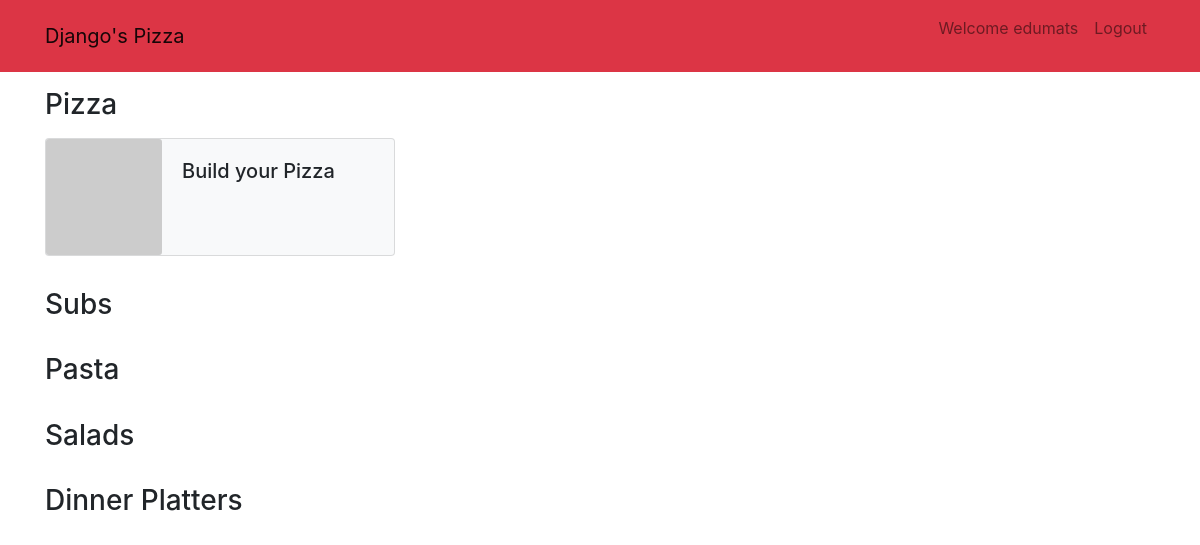
Page / (signed in) on the earlier database version.
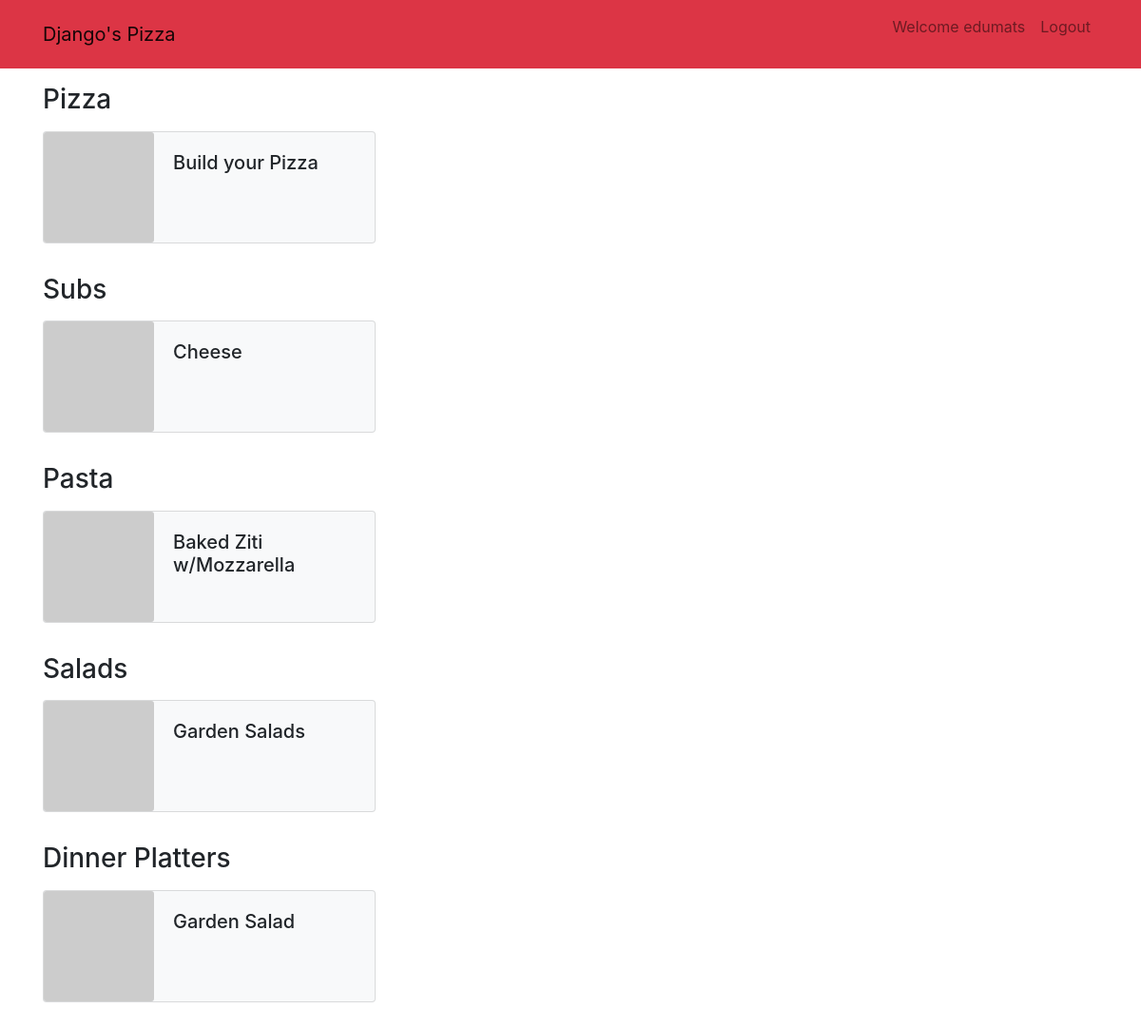
Same page on the later database version.
### orders/models.py (models this page shows, shortened)
class Product(models.Model):
    name = models.CharField(max_length=100, blank=True)
    price = models.DecimalField(max_digits=6, decimal_places=2)
    slug = models.SlugField(max_length=120)
    image = models.URLField(default='https://via.placeholder.com/150')
    description = models.CharField(max_length=500, blank=True)
    created = models.DateTimeField(auto_now_add=True)
    objects = InheritanceManager()
    _downcast = None
    def get_absolute(self):
        return f"/products/{self.slug}" # Remember to add a category before the slug for easier queries

class Sub(Product):
    SUB_SIZES = [
        ('S', 'Small'),
        ('L', 'Large')
    ]
    size = models.CharField(max_length=1, choices=SUB_SIZES, help_text="Choose the size")

class Product(models.Model):
    name = models.CharField(max_length=100, blank=True)
    price = models.DecimalField(max_digits=6, decimal_places=2)
    slug = models.SlugField(max_length=120)
    image = models.URLField(default='https://via.placeholder.com/150')
    description = models.CharField(max_length=500, blank=True)
    created = models.DateTimeField(auto_now_add=True)
    objects = InheritanceManager()
    _downcast = None
    def get_absolute(self):
        return f"/products/{self.slug}" # Remember to add a category before the slug for easier queries

class Pasta(Product):
    def __str__(self):
        return f"{self.name} - $ {self.price}"

class Salad(Product):
    def __str__(self):
        return f"{self.name} - $ {self.price}"

class Dinner(Product):
    DINNER_SIZES = [
        ('S', 'Small'),
        ('L', 'Large')
    ]
    size = models.CharField(max_length=1, choices=DINNER_SIZES, help_text="Choose the size")

### orders/views.py (the view)
# urls.py: path("", views.index, name="index"),
def index(request):
    if not request.user.is_authenticated:
        return render(request, "users/login.html", {"message": None})
    dishes = {
        "simple_dishes": {
            "Subs": Sub.objects.filter(size='S'),
            "Pasta": Pasta.objects.all(),
            "Salads": Salad.objects.all(),
            "Dinner Platters": Dinner.objects.filter(size='S')
        },
    }
    return render(request, "orders/index.html", dishes)

### orders/templates/orders/index.html (shortened to what this page needs)
{% extends "orders/layout.html" %}
{% block body %}
    <main class="container mt-3">
        <h3 class="mb-3">Pizza</h3>
        <div class="row mb-3">
            <div class="col-sm-4">
                <div class="card bg-light px-0 mb-3">
                    <div class="row no-gutters">
                        <div class="col-4">
                            <img class="card-img" src="https://via.placeholder.com/150" />
                        </div>
                        <div class="col-8">
                            <div class="card-body">
                                <h5 class="card-title">Build your Pizza</h5>
                            </div>
                        </div>
                    </div>
                </div>
            </div>
        </div>
        {% for name, type in simple_dishes.items %}
            <h3 class="mb-3">{{ name }}</h3>
            <div class="row mb-3">
                {% for dish in type %}
                    <div class="col-sm-4">
                        <div class="card bg-light px-0 mb-3">
                            <div class="row no-gutters">
                                <div class="col-4">
                                    <img class="card-img" src="https://via.placeholder.com/150" />
                                </div>
                                <div class="col-8">
                                    <div class="card-body">
                                        <h5 class="card-title">{{ dish.name }}</h5>
                                    </div>
                                </div>
                            </div>
                        </div>
                    </div>
                {% endfor %}
            </div>
        {% endfor %}
    </main>
{% endblock %}

Differences in the rows shown:
added Sub: name "Cheese"
now on this page (row edited): Pasta: name "Baked Ziti w/Mozzarella"
now on this page (row edited): Salad: name "Garden Salads"
now on this page (row edited): Dinner: name "Garden Salad"
